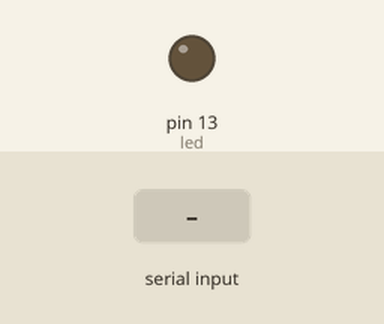
Simulated run of this sketch. Board: Arduino Uno, built with avr-gcc and run on an emulated ATmega328P. On the bench: output pins drawn as LEDs (lit = HIGH). Inputs (shaded band) come from the test bench. What the sketch prints to the serial monitor is not drawn.

Above: at 1.2 s.
1.3 s: "1" received over Serial
At 2.5 s:
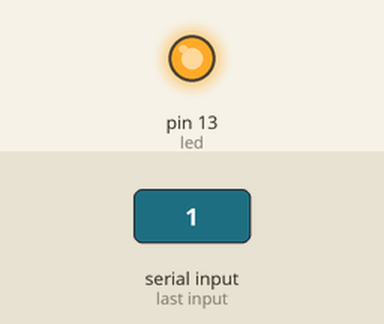
3.5 s: "2" received over Serial
At 5.6 s:
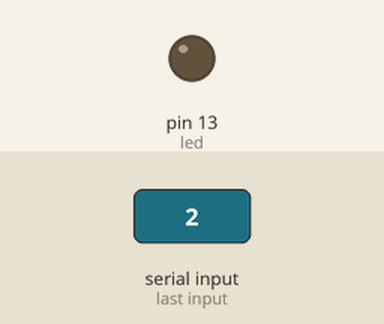
Timing chart, 0 to 7.1 s (numbered marks = the images above; inputs shaded):
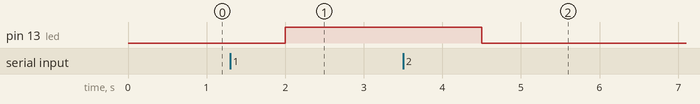

The sketch:

keyboard_switch.ino
```cpp
//Inputing keyboard strokes into the serial monitor

char kbyte; //Keyboard byte
int led = 13;

void setup() {

  //Serial Monitor
  Serial.begin(9600);
  pinMode(led,OUTPUT);
  digitalWrite(led,LOW);

}

void loop() {

  kbyte = Serial.read();
  Serial.println(kbyte);
  delay(500);

  if (kbyte == '1'){
      digitalWrite(led,HIGH);
  }

  else if (kbyte == '2'){
      digitalWrite(led,LOW);
  }
}
```

Measured:
- after the input at 1.3 s, pin 13 (led): LOW → HIGH after 0.70 s
- after the input at 3.5 s, pin 13 (led): HIGH → LOW after 1.0 s
